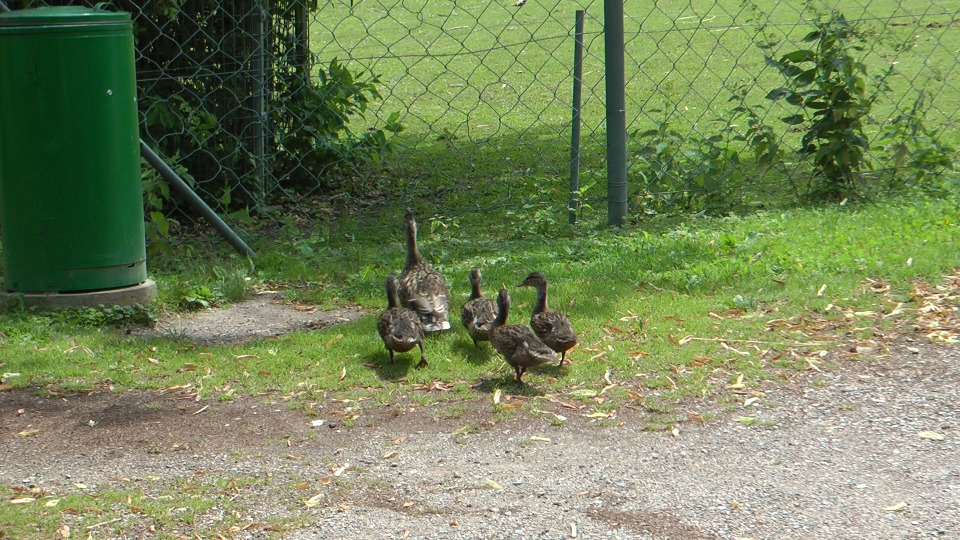
#> input picture PercepcionComputacional/ducks01_0100.jpg, 960 x 540 px
$ jupyter execute TrabajoGrupoDeteccionPatos.ipynb   (older library calls are emulated)
#> lines starting #> are read from the running program, lines starting #| are printed output that depends on the picture; after the words box and inside, x2 and y2 are one past the last pixel; in counts of white or black regions, pixels touching at a corner belong together
[cell 1]
import skimage.io as io
imagen=io.imread(fname="ducks01_0100.jpg")
#> imagen is the input picture: shape (540, 960, 3); mean R, G, B 118, 132.8, 91.4

[cell 2]
import matplotlib.pyplot as plt
def mostrar_imagen(imagen):
    fig,ax=plt.subplots(figsize=[7,7])
    ax.imshow(imagen)
    plt.show()
def mostrar_imagen_bn(imagen):
    fig,ax=plt.subplots(figsize=[7,7])
    ax.imshow(imagen,cmap='gray')
    plt.show()

[cell 3]
mostrar_imagen(imagen)

[cell 4]
from skimage.color import rgb2gray
imagen_blanco_negro=rgb2gray(imagen)
mostrar_imagen_bn(imagen_blanco_negro)
plt.hist(imagen_blanco_negro.ravel(),bins=255)
plt.show()
#> figure, not shown here; tallest bar 5043 high, from x = 0.651 to 0.655

[cell 5]
import numpy as np
imagen_bn=imagen_blanco_negro.copy()
min_color=0.20
max_color=0.40
imagen_bn[np.logical_and(min_color>imagen_bn,imagen_bn<max_color)]=1
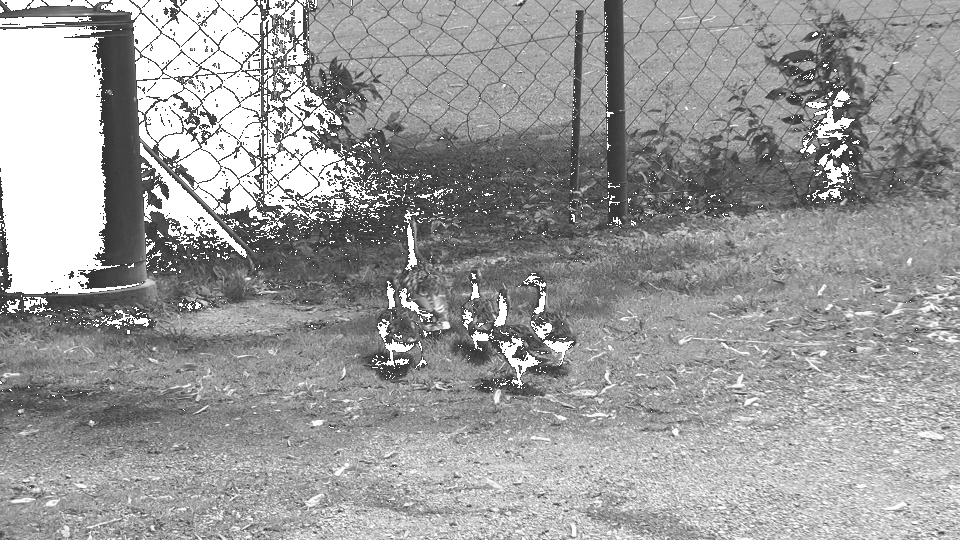
#> imagen_bn: shape (540, 960) float64; min 0.2, max 1, mean 0.61
imagen_bn[np.logical_and(0<=imagen_bn,imagen_bn<=min_color)]=0
imagen_bn[np.logical_and(max_color<=imagen_bn,imagen_bn<=1)]=0

mostrar_imagen_bn(imagen_bn)

[cell 6]
import numpy as np
from skimage import img_as_float
img_mix=np.zeros(imagen.shape)
imagen_float=img_as_float(imagen)
img_mix[:,:,0]=imagen_float[:,:,1]
img_mix[:,:,1]=imagen_float[:,:,2]
img_mix[:,:,2]=imagen_float[:,:,0]
mostrar_imagen(img_mix)
img=np.zeros(imagen.shape, dtype=int)
red=imagen[:,:,0]
green=imagen[:,:,1]
blue=imagen[:,:,2]
img[:,:,0]=red
img[:,:,1]=0
img[:,:,2]=blue
mostrar_imagen(img)

[cell 7]
from skimage.filters import sobel
im_sobel=sobel(rgb2gray(img_mix))
mostrar_imagen_bn(im_sobel)

[cell 8]
from skimage import segmentation, color
from skimage.io import imread
from skimage.future import graph
from matplotlib import pyplot as plt
img_segments = segmentation.slic(imagen, compactness=20, n_segments=200)
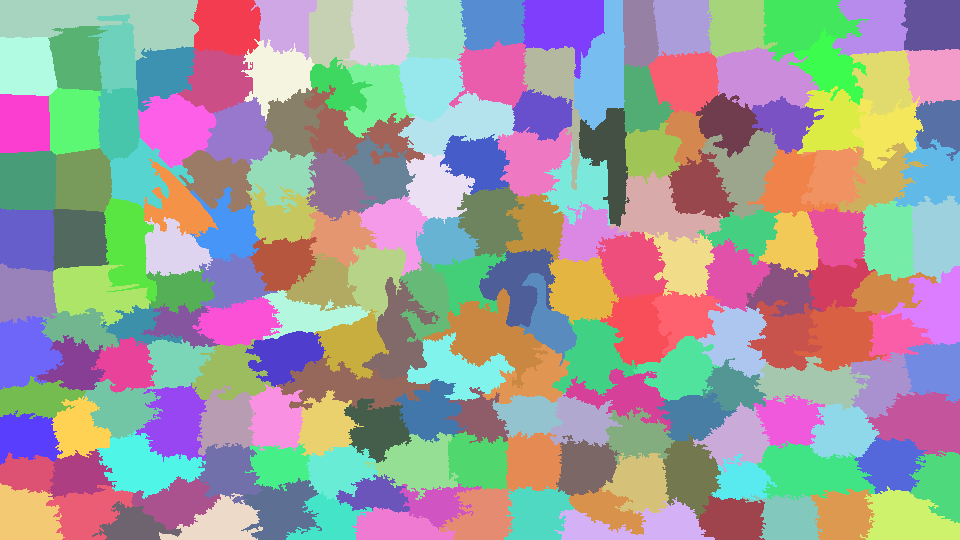
#> img_segments: shape (540, 960) int64; 187 distinct labels, from 1 to 187; one colour per label, 0 black
superpixels = color.label2rgb(img_segments, imagen, kind='avg')
mostrar_imagen(superpixels)
print(img_segments[320,580])
#| 120
print(np.max(img_segments[320:340,580:600]))
#| 120
print(np.min(img_segments[320:340,580:600]))
#| 95
imagen_pat_pixl=superpixels.copy()
#imagen_pat_pixl[80:110,120:180] = 0
#imagen_pat_pixl[(imagen_pat_pixl>220)&(imagen_pat_pixl<348)] = 1
minx=370
maxx=580
miny=210
maxy=390
matrix=imagen_pat_pixl[320:340,450:580]
median_red=np.median(matrix[:,:,0])
#> median_red = 74
median_blue=np.median(matrix[:,:,1])
#> median_blue = 77
median_green=np.median(matrix[:,:,2])
#> median_green = 49
display(median_red)
display(median_blue)
display(median_green)

radius=25
image_mat=imagen_pat_pixl[miny:maxy,minx:maxx]
(A,B,C)=image_mat.shape
#> A = 180; B = 210; C = 3
for i in range(A):
    for j in range(B):
            if median_red-radius<=image_mat[i,j,0]<=median_red+radius:
                image_mat[i,j,0] = 0
            if median_blue-radius<=image_mat[i,j,1]<=median_blue+radius:
                image_mat[i,j,1] = 0
            if median_green-radius<=image_mat[i,j,2]<=median_green+radius:
                image_mat[i,j,2] = 0
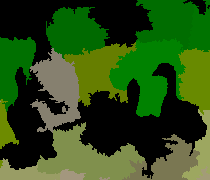
#> image_mat: shape (180, 210, 3); mean R, G, B 42.6, 77.2, 21.3

mostrar_imagen(imagen_pat_pixl)
mostrar_imagen(imagen_pat_pixl)
display(np.max(imagen_pat_pixl),np.min(imagen_pat_pixl))

[cell 9]
from matplotlib.colors import LinearSegmentedColormap
from skimage.color import rgb2hed
image_m=imagen.copy()
image_mt=image_m[miny:maxy,minx:maxx]
# Create an artificial color close to the original one
cmap_hema = LinearSegmentedColormap.from_list('mycmap', ['white', 'navy'])
cmap_dab = LinearSegmentedColormap.from_list('mycmap', ['white',
                                             'saddlebrown'])
cmap_eosin = LinearSegmentedColormap.from_list('mycmap', ['darkviolet',
                                               'white'])

ihc_hed = rgb2hed(image_mt)
#> ihc_hed: shape (180, 210, 3) float64; mean of channels 0, 1, 2 0.0783, 1.05e-06, 0.125
plt.imshow(ihc_hed[:, :, 0], cmap=cmap_dab)
isob=sobel(ihc_hed[:, :, 0])
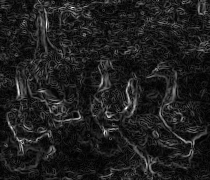
#> isob: shape (180, 210) float64; min 0, max 0.136, mean 0.0168; drawn with min black and max white
mostrar_imagen_bn(isob)
mostrar_imagen(image_mt)
image_mt=img_as_float(image_mt)

plt.hist(image_mt.ravel(),bins=255)
plt.show()
#> figure, not shown here; tallest bar 1118 high, from x = 0.247 to 0.251
image_mt[np.logical_and(image_mt>0.2,image_mt<0.6)]=1
image_mt[np.logical_and(image_mt<=0,image_mt<=0.2)]=0
image_mt[np.logical_and(image_mt<=0.6,image_mt<=1)]=0
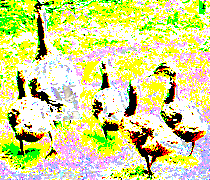
#> image_mt: shape (180, 210, 3) float64; mean R, G, B 0.839, 0.859, 0.558
mostrar_imagen(image_mt)

[cell 10]
from skimage import data
from skimage import color
from skimage.filters import rank
from skimage import img_as_float

imagen=img_as_float(imagen)

def colorize(image, hue, saturation=1):
    """ Add color of the given hue to an RGB image.

    By default, set the saturation to 1 so that the colors pop!
    """
#> called with hue = 0.82, saturation = 0.5
    hsv = color.rgb2hsv(image)
#> hsv: shape (100, 100, 3) float64; mean of channels 0, 1, 2 0.383, 0.754, 0.235
#> image: shape (100, 100, 3) float64; mean of channels 0, 1, 2 0.0655, 0.235, 0.12
    hsv[:, :, 1] = saturation
#> hsv: shape (100, 100, 3) float64; mean of channels 0, 1, 2 0.383, 0.5, 0.235
    hsv[:, :, 0] = hue
#> hsv: shape (100, 100, 3) float64; mean of channels 0, 1, 2 0.82, 0.5, 0.235
    return color.hsv2rgb(hsv)
# Square regions defined as slices over the first two dimensions.
top_left = (slice(100),) * 2
print()
bottom_right = (slice(-100, None),) * 2
#top_left=imagen[320:340,450:580]

sliced_image = imagen.copy()
sliced_image[top_left] = colorize(imagen[top_left], 0.82, saturation=0.5)
sliced_image[bottom_right] = colorize(imagen[bottom_right], 0.5, saturation=0.5)
#> call 2 of colorize, with hue = 0.5, saturation = 0.5
#> in colorize (call 2), `hsv = color.rgb2hsv(image)`: hsv: shape (100, 100, 3) float64; mean of channels 0, 1, 2 0.115, 0.0692, 0.786
#> in colorize (call 2), `hsv = color.rgb2hsv(image)`: image: shape (100, 100, 3) float64; mean of channels 0, 1, 2 0.786, 0.767, 0.733
#> in colorize (call 2), `hsv[:, :, 1] = saturation`: hsv: shape (100, 100, 3) float64; mean of channels 0, 1, 2 0.115, 0.5, 0.786
#> in colorize (call 2), `hsv[:, :, 0] = hue`: hsv: shape (100, 100, 3) float64; mean of channels 0, 1, 2 0.5, 0.5, 0.786
#> in colorize (call 2), `return color.hsv2rgb(hsv)`:
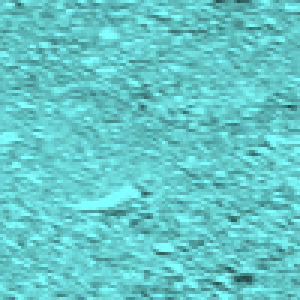
#> returned value: shape (100, 100, 3) float64 (shown 3 times larger); mean of channels 0, 1, 2 0.393, 0.786, 0.786; drawn as R, G, B

# Create a mask selecting regions with interesting texture.
noisy = rank.entropy(imagen_blanco_negro, np.ones((9, 9)))
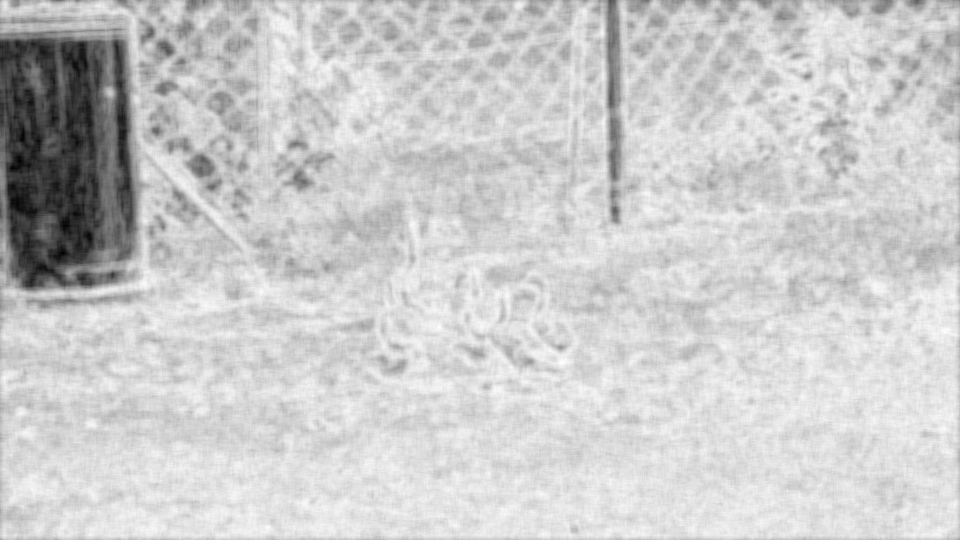
#> noisy: shape (540, 960) float64; min 1.1, max 6.19, mean 5.16; drawn with min black and max white
textured_regions = noisy > 4
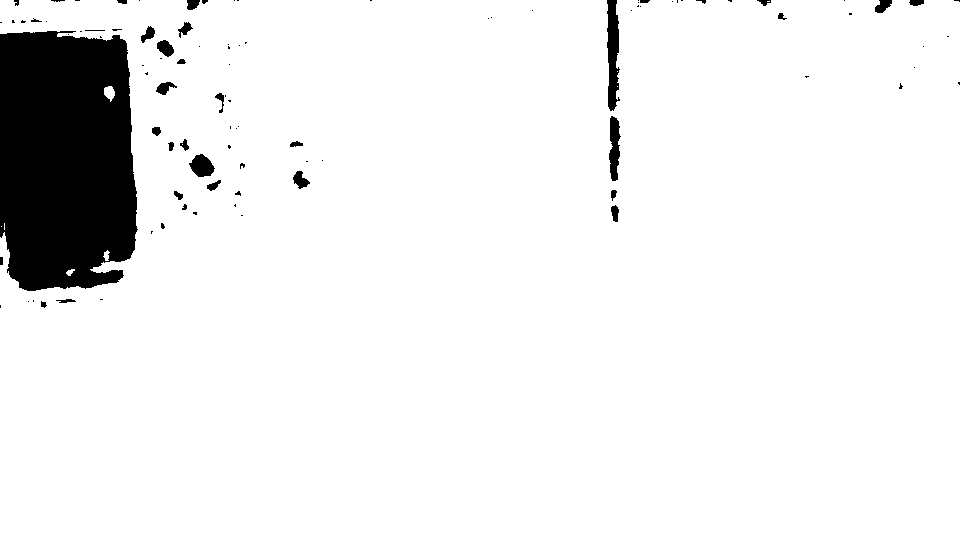
#> textured_regions: shape (540, 960) bool; 93% white; 98 black regions (65 under 20 px), largest, box (x1, y1, x2, y2) and area: (0, 31, 138, 291) 32056, (607, 0, 620, 111) 1050, (609, 116, 621, 181) 532
# Note that using `colorize` here is a bit more difficult, since `rgb2hsv`
# expects an RGB image (height x width x channel), but fancy-indexing returns
# a set of RGB pixels (# pixels x channel).
red_multiplier = [1, 0, 0]
masked_image = imagen.copy()
masked_image[textured_regions, :] *= red_multiplier
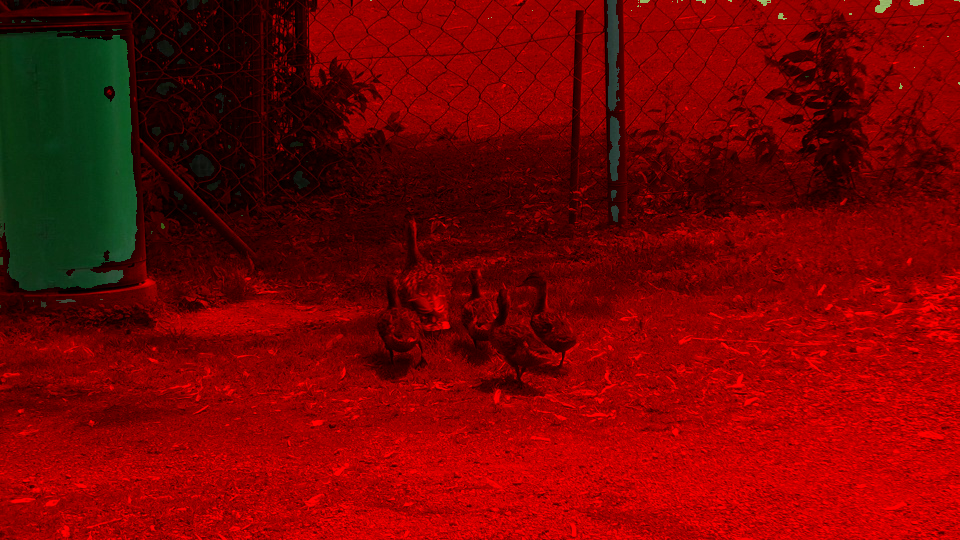
#> masked_image: shape (540, 960, 3) float64; mean R, G, B 0.463, 0.0163, 0.00725

fig, (ax1, ax2) = plt.subplots(ncols=2, nrows=1, figsize=(8, 4),
                               sharex=True, sharey=True)
ax1.imshow(sliced_image)
ax2.imshow(masked_image)

[cell 11]
import numpy as np
import matplotlib.pyplot as plt
import skimage.data as data
import skimage.segmentation as seg
import skimage.filters as filters
import skimage.draw as draw
import skimage.color as color
def circle_points(resolution, center, radius):
    """
    Generate points which define a circle on an image.Centre refers to the centre of the circle
    """
    radians = np.linspace(0, 2*np.pi, resolution)
    c = center[1] + radius*np.cos(radians)#polar co-ordinates
    r = center[0] + radius*np.sin(radians)

    return np.array([c, r]).T
def image_show(image, nrows=1, ncols=1, cmap='gray'):
    fig, ax = plt.subplots(nrows=nrows, ncols=ncols, figsize=(8, 8))
    ax.imshow(image, cmap='gray')
    return fig, ax
# Exclude last point because a closed path should not have duplicate points
points = circle_points(200, [80, 250], 80)[:-1]
image_labels = np.zeros(imagen_blanco_negro.shape, dtype=np.uint8)
indices = draw.circle_perimeter(80, 250,20)#from here
image_labels[indices] = 1
image_labels[points[:, 1].astype(np.int), points[:, 0].astype(np.int)] = 2
#image_show(image_labels);
image_segmented = seg.random_walker(imagen_blanco_negro, image_labels)
#> image_segmented: shape (540, 960); values 1 (black) and 2 (white), 99% white; 1 black region, box (x1, y1, x2, y2) and area: (208, 38, 286, 122) 5053
# Check our results
fig, ax = image_show(imagen_blanco_negro)
ax.imshow(image_segmented == 1, alpha=0.3);
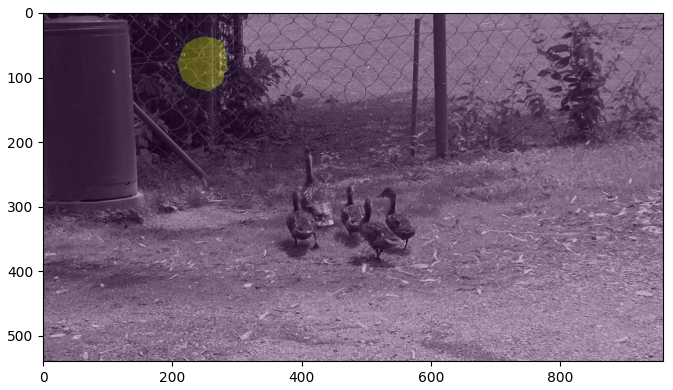
#> figure drawn by matplotlib, 1 panel

[cell 12]
import skimage.feature as feature
image_m=imagen.copy()
image_mt=image_m[miny:maxy,minx:maxx]
image_mt[:,:,0]=image_mt[:,:,2]
image_mt[:,:,1]=image_mt[:,:,1]
image_mt[:,:,2]=image_mt[:,:,0]
(A,B,C)=image_mt.shape
radius=40
for i in range(A):
    for j in range(B):
            if median_red-radius<=image_mt[i,j,0]<=median_red+radius:
                image_mt[i,j,0] = 0
            if median_blue-radius<=image_mt[i,j,1]<=median_blue+radius:
                image_mt[i,j,1] = 0
            if median_green-radius<=image_mt[i,j,2]<=median_green+radius:
                image_mt[i,j,2] = 0
mostrar_imagen(image_mt)

im_sob=feature.canny(rgb2gray(image_mt))
mostrar_imagen_bn(im_sob)

[cell 13]
from skimage.segmentation import active_contour
from skimage.filters import gaussian
s=np.linspace(0,2*np.pi,400)
r=500+100*np.cos(s)
c=350+100*np.sin(s)
init=np.array([c,r]).T
snake = active_contour(gaussian(imagen,3),init,alpha=0.015,beta=40,gamma=0.001,coordinates='rc')
#> snake = 400 pairs, first value 254.5 to 451.1, second value 407.2 to 598
fig,ax=plt.subplots(figsize=[7,6])
ax.imshow(imagen,cmap=plt.cm.gray)
ax.plot(init[:, 1], init[:, 0], '--r', lw=3)
ax.plot(snake[:, 1], snake[:, 0], '-b', lw=3)
plt.show()

[cell 14]
from skimage.segmentation import active_contour
from skimage.filters import gaussian,sobel,prewitt
s=np.linspace(0,2*np.pi,400)
r=500+100*np.cos(s)
c=350+100*np.sin(s)
init=np.array([c,r]).T
sobel_image=prewitt(gaussian(rgb2gray(img_mix)))
snake = active_contour(sobel_image,init,alpha=0.015,beta=40,gamma=0.001,coordinates='rc')
#> snake = 400 pairs, first value 249.8 to 450.2, second value 397.5 to 594.8
fig,ax=plt.subplots(figsize=[7,6])
ax.imshow(sobel_image,cmap=plt.cm.gray)
ax.plot(init[:, 1], init[:, 0], '--r', lw=3)
ax.plot(snake[:, 1], snake[:, 0], '-b', lw=3)
plt.show()
